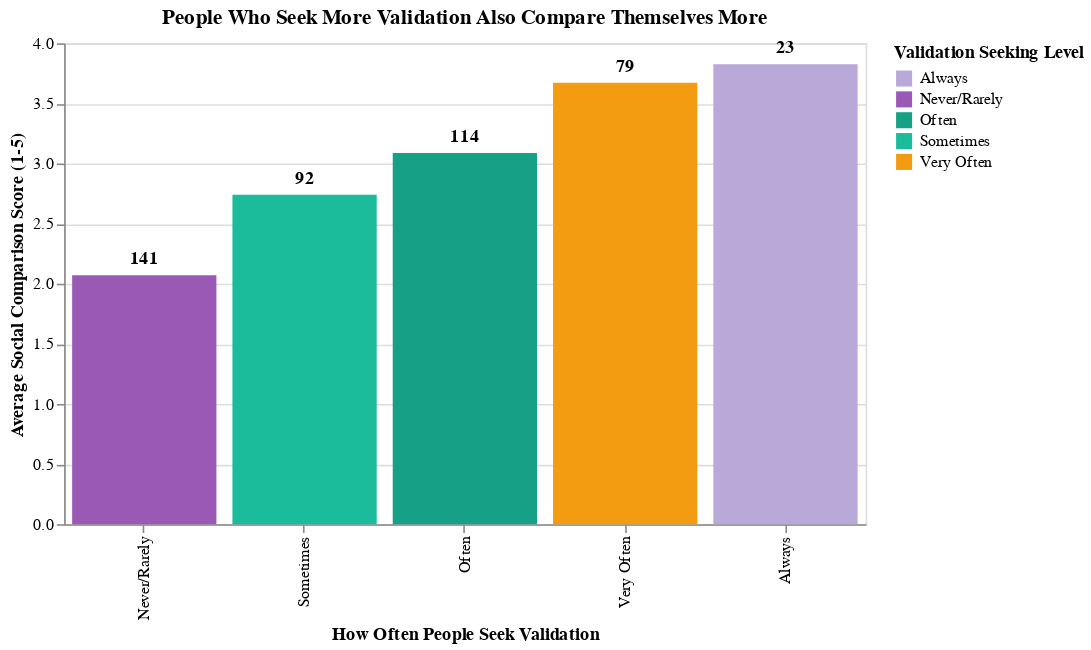

Here is the notebook cell this chart was saved with:
### Markdown cell above
***Visualization 1:*** Basic Relationship (Initial Exploration)

### Code cell
display(viz1_final)

### Figure 1 — Vega-Lite specification as saved in the notebook (floating-point values rounded to 4 significant figures; data arrays with more than 128 entries replaced by an {"elided": "..."} marker saying what was removed)
{"config": {"view": {"continuousWidth": 300, "continuousHeight": 300}}, "layer": [{"mark": {"type": "bar"}, "encoding": {"color": {"field": "validation_category", "legend": {"title": "Validation Seeking Level"}, "scale": {"range": ["#B8A9D9", "#9B59B6", "#16A085", "#1ABC9C", "#F39C12"]}, "type": "nominal"}, "tooltip": [{"field": "validation_category", "type": "nominal"}, {"aggregate": "mean", "field": "comparison_freq", "type": "quantitative"}, {"aggregate": "count", "type": "quantitative"}], "x": {"field": "validation_category", "sort": ["Never/Rarely", "Sometimes", "Often", "Very Often", "Always"], "title": "How Often People Seek Validation", "type": "ordinal"}, "y": {"aggregate": "mean", "field": "comparison_freq", "scale": {"domain": [0, 4]}, "title": "Average Social Comparison Score (1-5)", "type": "quantitative"}}, "title": "People Who Seek More Validation Also Compare Themselves More"}, {"mark": {"type": "text", "align": "center", "baseline": "bottom", "dy": -5, "fontSize": 11, "fontWeight": "bold"}, "encoding": {"color": {"value": "black"}, "text": {"aggregate": "count", "format": "d", "type": "quantitative"}, "x": {"field": "validation_category", "sort": ["Never/Rarely", "Sometimes", "Often", "Very Often", "Always"], "type": "ordinal"}, "y": {"aggregate": "mean", "field": "comparison_freq", "type": "quantitative"}}}], "data": {"name": "data-c2940d42c12410fd63bbdcac94bbb25f"}, "height": 300, "width": 500, "$schema": "https://vega.github.io/schema/vega-lite/v5.20.1.json", "datasets": {"data-c2940d42c12410fd63bbdcac94bbb25f": {"elided": "449 records"}}}
